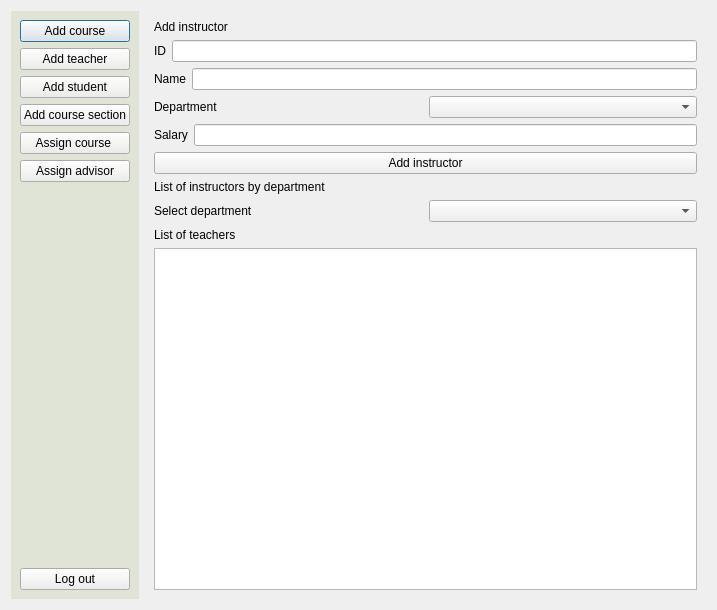
<?xml version="1.0" encoding="UTF-8"?>
<ui version="4.0">
 <class>Coordinator</class>
 <widget class="QDialog" name="Coordinator">
  <property name="geometry">
   <rect>
    <x>0</x>
    <y>0</y>
    <width>717</width>
    <height>610</height>
   </rect>
  </property>
  <property name="windowTitle">
   <string>Coordinator - Login System</string>
  </property>
  <layout class="QGridLayout" name="gridLayout_2">
   <item row="0" column="0">
    <layout class="QHBoxLayout" name="horizontalLayout_6">
     <item>
      <widget class="QFrame" name="frame">
       <property name="styleSheet">
        <string notr="true">background-color: rgb(223, 228, 215);</string>
       </property>
       <layout class="QVBoxLayout" name="tab">
        <item>
         <widget class="QPushButton" name="addCourseButton">
          <property name="styleSheet">
           <string notr="true">background-color: rgb(238, 238, 236);</string>
          </property>
          <property name="text">
           <string>Add course</string>
          </property>
         </widget>
        </item>
        <item>
         <widget class="QPushButton" name="addTeacherButton">
          <property name="styleSheet">
           <string notr="true">background-color: rgb(238, 238, 236);</string>
          </property>
          <property name="text">
           <string>Add teacher</string>
          </property>
         </widget>
        </item>
        <item>
         <widget class="QPushButton" name="addStudentButton">
          <property name="styleSheet">
           <string notr="true">background-color: rgb(238, 238, 236);</string>
          </property>
          <property name="text">
           <string>Add student</string>
          </property>
         </widget>
        </item>
        <item>
         <widget class="QPushButton" name="addCourseSection_2">
          <property name="styleSheet">
           <string notr="true">background-color: rgb(238, 238, 236);</string>
          </property>
          <property name="text">
           <string>Add course section</string>
          </property>
         </widget>
        </item>
        <item>
         <widget class="QPushButton" name="assignCourseButton">
          <property name="styleSheet">
           <string notr="true">background-color: rgb(238, 238, 236);</string>
          </property>
          <property name="text">
           <string>Assign course </string>
          </property>
         </widget>
        </item>
        <item>
         <widget class="QPushButton" name="advisorButton">
          <property name="styleSheet">
           <string notr="true">background-color: rgb(238, 238, 236);</string>
          </property>
          <property name="text">
           <string>Assign advisor</string>
          </property>
         </widget>
        </item>
        <item>
         <spacer name="verticalSpacer">
          <property name="orientation">
           <enum>Qt::Vertical</enum>
          </property>
          <property name="sizeHint" stdset="0">
           <size>
            <width>20</width>
            <height>40</height>
           </size>
          </property>
         </spacer>
        </item>
        <item>
         <widget class="QPushButton" name="logOutButton">
          <property name="styleSheet">
           <string notr="true">background-color: rgb(238, 238, 236);</string>
          </property>
          <property name="text">
           <string>Log out</string>
          </property>
         </widget>
        </item>
       </layout>
      </widget>
     </item>
     <item>
      <widget class="QStackedWidget" name="stackedWidget">
       <property name="styleSheet">
        <string notr="true"/>
       </property>
       <property name="currentIndex">
        <number>1</number>
       </property>
       <widget class="QWidget" name="addCoursePage">
        <layout class="QGridLayout" name="gridLayout">
         <item row="0" column="0">
          <layout class="QVBoxLayout" name="addCourseWindow">
           <item>
            <layout class="QVBoxLayout" name="verticalLayout_4">
             <item>
              <layout class="QVBoxLayout" name="verticalLayout_3">
               <item>
                <widget class="QLabel" name="label_5">
                 <property name="styleSheet">
                  <string notr="true">font: 16pt &quot;Ubuntu Condensed&quot;;</string>
                 </property>
                 <property name="text">
                  <string>Add new course</string>
                 </property>
                </widget>
               </item>
               <item>
                <layout class="QVBoxLayout" name="verticalLayout_2">
                 <item>
                  <layout class="QHBoxLayout" name="horizontalLayout">
                   <item>
                    <widget class="QLabel" name="courseID_label">
                     <property name="text">
                      <string>Course ID</string>
                     </property>
                    </widget>
                   </item>
                   <item>
                    <widget class="QLineEdit" name="courseIdLineEdit"/>
                   </item>
                  </layout>
                 </item>
                 <item>
                  <layout class="QHBoxLayout" name="horizontalLayout_2">
                   <item>
                    <widget class="QLabel" name="title_label">
                     <property name="text">
                      <string>title</string>
                     </property>
                    </widget>
                   </item>
                   <item>
                    <widget class="QLineEdit" name="titleLineEdit"/>
                   </item>
                  </layout>
                 </item>
                 <item>
                  <layout class="QHBoxLayout" name="horizontalLayout_3">
                   <item>
                    <widget class="QLabel" name="dept_label">
                     <property name="text">
                      <string>department</string>
                     </property>
                    </widget>
                   </item>
                   <item>
                    <widget class="QComboBox" name="deptComboBox"/>
                   </item>
                  </layout>
                 </item>
                 <item>
                  <layout class="QHBoxLayout" name="horizontalLayout_4">
                   <item>
                    <widget class="QLabel" name="credits_label">
                     <property name="text">
                      <string>credits</string>
                     </property>
                    </widget>
                   </item>
                   <item>
                    <widget class="QLineEdit" name="creditsLineEdit"/>
                   </item>
                  </layout>
                 </item>
                </layout>
               </item>
              </layout>
             </item>
             <item>
              <widget class="QPushButton" name="addNewCourseButton">
               <property name="text">
                <string>Add course</string>
               </property>
              </widget>
             </item>
            </layout>
           </item>
           <item>
            <layout class="QVBoxLayout" name="verticalLayout_7">
             <item>
              <widget class="QLabel" name="label_6">
               <property name="styleSheet">
                <string notr="true">font: 16pt &quot;Ubuntu Condensed&quot;;</string>
               </property>
               <property name="text">
                <string>List of courses by department</string>
               </property>
              </widget>
             </item>
             <item>
              <layout class="QVBoxLayout" name="verticalLayout_6">
               <item>
                <layout class="QHBoxLayout" name="horizontalLayout_5">
                 <item>
                  <widget class="QLabel" name="label_7">
                   <property name="text">
                    <string>Select department</string>
                   </property>
                  </widget>
                 </item>
                 <item>
                  <widget class="QComboBox" name="selectDeptComboBox"/>
                 </item>
                </layout>
               </item>
               <item>
                <layout class="QVBoxLayout" name="verticalLayout_5">
                 <item>
                  <widget class="QLabel" name="label_8">
                   <property name="text">
                    <string>List of courses</string>
                   </property>
                  </widget>
                 </item>
                 <item>
                  <widget class="QTableView" name="listOfCourses"/>
                 </item>
                </layout>
               </item>
              </layout>
             </item>
            </layout>
           </item>
          </layout>
         </item>
        </layout>
       </widget>
       <widget class="QWidget" name="addTeacherPage">
        <layout class="QGridLayout" name="gridLayout_4">
         <item row="0" column="0">
          <layout class="QVBoxLayout" name="verticalLayout_13">
           <item>
            <layout class="QVBoxLayout" name="verticalLayout_9">
             <item>
              <layout class="QVBoxLayout" name="verticalLayout_8">
               <item>
                <widget class="QLabel" name="label_9">
                 <property name="styleSheet">
                  <string notr="true">font: 16pt &quot;Ubuntu Condensed&quot;;</string>
                 </property>
                 <property name="text">
                  <string>Add instructor</string>
                 </property>
                </widget>
               </item>
               <item>
                <layout class="QVBoxLayout" name="verticalLayout">
                 <item>
                  <layout class="QHBoxLayout" name="horizontalLayout_7">
                   <item>
                    <widget class="QLabel" name="i_idLabel">
                     <property name="text">
                      <string>ID</string>
                     </property>
                    </widget>
                   </item>
                   <item>
                    <widget class="QLineEdit" name="i_idLineEdit"/>
                   </item>
                  </layout>
                 </item>
                 <item>
                  <layout class="QHBoxLayout" name="horizontalLayout_8">
                   <item>
                    <widget class="QLabel" name="i_nameLabel">
                     <property name="text">
                      <string>Name</string>
                     </property>
                    </widget>
                   </item>
                   <item>
                    <widget class="QLineEdit" name="i_nameLineEdit"/>
                   </item>
                  </layout>
                 </item>
                 <item>
                  <layout class="QHBoxLayout" name="horizontalLayout_9">
                   <item>
                    <widget class="QLabel" name="i_deptLabel">
                     <property name="text">
                      <string>Department</string>
                     </property>
                    </widget>
                   </item>
                   <item>
                    <widget class="QComboBox" name="instDeptComboBox"/>
                   </item>
                  </layout>
                 </item>
                 <item>
                  <layout class="QHBoxLayout" name="horizontalLayout_10">
                   <item>
                    <widget class="QLabel" name="salaryLabel">
                     <property name="text">
                      <string>Salary</string>
                     </property>
                    </widget>
                   </item>
                   <item>
                    <widget class="QLineEdit" name="salaryLineEdit"/>
                   </item>
                  </layout>
                 </item>
                </layout>
               </item>
              </layout>
             </item>
             <item>
              <widget class="QPushButton" name="addNewInstrButton">
               <property name="text">
                <string>Add instructor</string>
               </property>
              </widget>
             </item>
            </layout>
           </item>
           <item>
            <layout class="QVBoxLayout" name="verticalLayout_10">
             <item>
              <widget class="QLabel" name="label_16">
               <property name="styleSheet">
                <string notr="true">font: 16pt &quot;Ubuntu Condensed&quot;;</string>
               </property>
               <property name="text">
                <string>List of instructors by department</string>
               </property>
              </widget>
             </item>
             <item>
              <layout class="QVBoxLayout" name="verticalLayout_11">
               <item>
                <layout class="QHBoxLayout" name="horizontalLayout_11">
                 <item>
                  <widget class="QLabel" name="label_17">
                   <property name="text">
                    <string>Select department</string>
                   </property>
                  </widget>
                 </item>
                 <item>
                  <widget class="QComboBox" name="selectInstDeptComboBox"/>
                 </item>
                </layout>
               </item>
               <item>
                <layout class="QVBoxLayout" name="verticalLayout_12">
                 <item>
                  <widget class="QLabel" name="label_18">
                   <property name="text">
                    <string>List of teachers</string>
                   </property>
                  </widget>
                 </item>
                 <item>
                  <widget class="QTableView" name="listOfTeachers"/>
                 </item>
                </layout>
               </item>
              </layout>
             </item>
            </layout>
           </item>
          </layout>
         </item>
        </layout>
       </widget>
       <widget class="QWidget" name="addStudentPage">
        <layout class="QGridLayout" name="gridLayout_5">
         <item row="0" column="0">
          <layout class="QVBoxLayout" name="verticalLayout_14">
           <item>
            <layout class="QVBoxLayout" name="verticalLayout_15">
             <item>
              <layout class="QVBoxLayout" name="verticalLayout_16">
               <item>
                <widget class="QLabel" name="label_14">
                 <property name="styleSheet">
                  <string notr="true">font: 16pt &quot;Ubuntu Condensed&quot;;</string>
                 </property>
                 <property name="text">
                  <string>Add student</string>
                 </property>
                </widget>
               </item>
               <item>
                <layout class="QVBoxLayout" name="verticalLayout_17">
                 <item>
                  <layout class="QHBoxLayout" name="horizontalLayout_12">
                   <item>
                    <widget class="QLabel" name="s_idLabel">
                     <property name="text">
                      <string>ID</string>
                     </property>
                    </widget>
                   </item>
                   <item>
                    <widget class="QLineEdit" name="s_idLineEdit"/>
                   </item>
                  </layout>
                 </item>
                 <item>
                  <layout class="QHBoxLayout" name="horizontalLayout_13">
                   <item>
                    <widget class="QLabel" name="s_nameLabel">
                     <property name="text">
                      <string>Name</string>
                     </property>
                    </widget>
                   </item>
                   <item>
                    <widget class="QLineEdit" name="s_nameLineEdit"/>
                   </item>
                  </layout>
                 </item>
                 <item>
                  <layout class="QHBoxLayout" name="horizontalLayout_14">
                   <item>
                    <widget class="QLabel" name="s_deptLabel">
                     <property name="text">
                      <string>Department</string>
                     </property>
                    </widget>
                   </item>
                   <item>
                    <widget class="QComboBox" name="s_deptComboBox"/>
                   </item>
                  </layout>
                 </item>
                 <item>
                  <layout class="QHBoxLayout" name="horizontalLayout_15"/>
                 </item>
                </layout>
               </item>
              </layout>
             </item>
             <item>
              <widget class="QPushButton" name="addNewStudentButton">
               <property name="text">
                <string>Add student</string>
               </property>
              </widget>
             </item>
            </layout>
           </item>
           <item>
            <layout class="QVBoxLayout" name="verticalLayout_18">
             <item>
              <widget class="QLabel" name="label_22">
               <property name="styleSheet">
                <string notr="true">font: 16pt &quot;Ubuntu Condensed&quot;;</string>
               </property>
               <property name="text">
                <string>List of students by department</string>
               </property>
              </widget>
             </item>
             <item>
              <layout class="QVBoxLayout" name="verticalLayout_19">
               <item>
                <layout class="QHBoxLayout" name="horizontalLayout_16">
                 <item>
                  <widget class="QLabel" name="label_23">
                   <property name="text">
                    <string>Select department</string>
                   </property>
                  </widget>
                 </item>
                 <item>
                  <widget class="QComboBox" name="s_selectDeptComboBox"/>
                 </item>
                </layout>
               </item>
               <item>
                <layout class="QVBoxLayout" name="verticalLayout_20">
                 <item>
                  <widget class="QLabel" name="label_24">
                   <property name="text">
                    <string>List of students</string>
                   </property>
                  </widget>
                 </item>
                 <item>
                  <widget class="QTableView" name="listOfStudents"/>
                 </item>
                </layout>
               </item>
              </layout>
             </item>
            </layout>
           </item>
          </layout>
         </item>
        </layout>
       </widget>
       <widget class="QWidget" name="addCourseSectionPage">
        <layout class="QGridLayout" name="gridLayout_6">
         <item row="0" column="0">
          <layout class="QVBoxLayout" name="verticalLayout_21">
           <item>
            <layout class="QVBoxLayout" name="verticalLayout_22">
             <item alignment="Qt::AlignHCenter">
              <widget class="QLabel" name="label_21">
               <property name="styleSheet">
                <string notr="true">font: 18pt &quot;Ubuntu Condensed&quot;;</string>
               </property>
               <property name="text">
                <string>Add course section</string>
               </property>
              </widget>
             </item>
             <item>
              <layout class="QVBoxLayout" name="verticalLayout_23">
               <item>
                <layout class="QHBoxLayout" name="horizontalLayout_17">
                 <item>
                  <widget class="QLabel" name="label_25">
                   <property name="text">
                    <string>CourseID</string>
                   </property>
                  </widget>
                 </item>
                 <item>
                  <widget class="QComboBox" name="sec_idComboBox"/>
                 </item>
                </layout>
               </item>
               <item>
                <layout class="QHBoxLayout" name="horizontalLayout_18">
                 <item>
                  <widget class="QLabel" name="sec_secIdLabel">
                   <property name="text">
                    <string>SecID</string>
                   </property>
                  </widget>
                 </item>
                 <item>
                  <widget class="QLineEdit" name="sec_secIdLineEdit"/>
                 </item>
                </layout>
               </item>
               <item>
                <layout class="QHBoxLayout" name="horizontalLayout_19">
                 <item>
                  <widget class="QLabel" name="sec_semesterLabel">
                   <property name="text">
                    <string>Semester</string>
                   </property>
                  </widget>
                 </item>
                 <item>
                  <widget class="QComboBox" name="sec_semesterComboBox">
                   <item>
                    <property name="text">
                     <string>Spring</string>
                    </property>
                   </item>
                   <item>
                    <property name="text">
                     <string>Fall</string>
                    </property>
                   </item>
                  </widget>
                 </item>
                </layout>
               </item>
               <item>
                <layout class="QHBoxLayout" name="horizontalLayout_21">
                 <item>
                  <widget class="QLabel" name="sec_yearLabel">
                   <property name="text">
                    <string>Year</string>
                   </property>
                  </widget>
                 </item>
                 <item>
                  <widget class="QLineEdit" name="sec_yearLineEdit"/>
                 </item>
                </layout>
               </item>
               <item>
                <layout class="QHBoxLayout" name="horizontalLayout_22">
                 <item>
                  <widget class="QLabel" name="label_29">
                   <property name="text">
                    <string>Building</string>
                   </property>
                  </widget>
                 </item>
                 <item>
                  <widget class="QComboBox" name="sec_buidingComboBox"/>
                 </item>
                </layout>
               </item>
               <item>
                <layout class="QHBoxLayout" name="horizontalLayout_23">
                 <item>
                  <widget class="QLabel" name="label_30">
                   <property name="text">
                    <string>Room number</string>
                   </property>
                  </widget>
                 </item>
                 <item>
                  <widget class="QComboBox" name="sec_roomComboBox"/>
                 </item>
                </layout>
               </item>
               <item>
                <layout class="QHBoxLayout" name="horizontalLayout_24">
                 <item>
                  <widget class="QLabel" name="label_31">
                   <property name="text">
                    <string>TimeSlotID</string>
                   </property>
                  </widget>
                 </item>
                 <item>
                  <widget class="QComboBox" name="sec_timeSlotComboBox"/>
                 </item>
                </layout>
               </item>
               <item>
                <layout class="QHBoxLayout" name="horizontalLayout_20"/>
               </item>
              </layout>
             </item>
            </layout>
           </item>
           <item>
            <widget class="QPushButton" name="addNewCourseSectionButton">
             <property name="text">
              <string>Add course section</string>
             </property>
            </widget>
           </item>
           <item>
            <widget class="QWidget" name="widget" native="true">
             <layout class="QGridLayout" name="gridLayout_7">
              <item row="1" column="0">
               <layout class="QVBoxLayout" name="verticalLayout_25">
                <item>
                 <layout class="QHBoxLayout" name="horizontalLayout_27">
                  <item>
                   <layout class="QHBoxLayout" name="horizontalLayout_25"/>
                  </item>
                  <item>
                   <layout class="QHBoxLayout" name="horizontalLayout_26">
                    <item>
                     <widget class="QLabel" name="label_33">
                      <property name="text">
                       <string>Year</string>
                      </property>
                     </widget>
                    </item>
                    <item>
                     <widget class="QComboBox" name="yearComboBox"/>
                    </item>
                   </layout>
                  </item>
                 </layout>
                </item>
                <item>
                 <layout class="QVBoxLayout" name="verticalLayout_24">
                  <item>
                   <widget class="QLabel" name="label_34">
                    <property name="text">
                     <string>List of sections</string>
                    </property>
                   </widget>
                  </item>
                  <item>
                   <widget class="QTableView" name="listOfSections"/>
                  </item>
                 </layout>
                </item>
               </layout>
              </item>
              <item row="0" column="0" alignment="Qt::AlignHCenter">
               <widget class="QLabel" name="label_35">
                <property name="styleSheet">
                 <string notr="true">font: 18pt &quot;Ubuntu Condensed&quot;;</string>
                </property>
                <property name="text">
                 <string>Display section</string>
                </property>
               </widget>
              </item>
             </layout>
            </widget>
           </item>
          </layout>
         </item>
        </layout>
       </widget>
       <widget class="QWidget" name="assignCoursePage">
        <layout class="QGridLayout" name="gridLayout_8">
         <item row="0" column="0">
          <layout class="QVBoxLayout" name="verticalLayout_29">
           <item>
            <layout class="QVBoxLayout" name="verticalLayout_26">
             <item alignment="Qt::AlignHCenter">
              <widget class="QLabel" name="label_36">
               <property name="styleSheet">
                <string notr="true">font: 18pt &quot;Ubuntu Condensed&quot;;</string>
               </property>
               <property name="text">
                <string>Assign course to instructor</string>
               </property>
              </widget>
             </item>
             <item>
              <layout class="QVBoxLayout" name="verticalLayout_27">
               <item>
                <layout class="QHBoxLayout" name="horizontalLayout_36">
                 <item>
                  <widget class="QLabel" name="label_44">
                   <property name="text">
                    <string>InstructorID</string>
                   </property>
                  </widget>
                 </item>
                 <item>
                  <widget class="QComboBox" name="assign_idComboBox"/>
                 </item>
                </layout>
               </item>
               <item>
                <layout class="QHBoxLayout" name="horizontalLayout_28">
                 <item>
                  <widget class="QLabel" name="label_37">
                   <property name="text">
                    <string>CourseID</string>
                   </property>
                  </widget>
                 </item>
                 <item>
                  <widget class="QComboBox" name="assign_courseComboBox"/>
                 </item>
                </layout>
               </item>
               <item>
                <layout class="QHBoxLayout" name="horizontalLayout_29">
                 <item>
                  <widget class="QLabel" name="label_38">
                   <property name="text">
                    <string>SecID</string>
                   </property>
                  </widget>
                 </item>
                 <item>
                  <widget class="QComboBox" name="assign_secIdComboBox"/>
                 </item>
                </layout>
               </item>
               <item>
                <layout class="QHBoxLayout" name="horizontalLayout_30">
                 <item>
                  <widget class="QLabel" name="label_39">
                   <property name="text">
                    <string>Semester</string>
                   </property>
                  </widget>
                 </item>
                 <item>
                  <widget class="QComboBox" name="assign_semesterComboBox"/>
                 </item>
                </layout>
               </item>
               <item>
                <layout class="QHBoxLayout" name="horizontalLayout_31">
                 <item>
                  <widget class="QLabel" name="label_40">
                   <property name="text">
                    <string>Year</string>
                   </property>
                  </widget>
                 </item>
                 <item>
                  <widget class="QComboBox" name="assign_yearComboBox"/>
                 </item>
                </layout>
               </item>
               <item>
                <widget class="QPushButton" name="assignPushButton">
                 <property name="text">
                  <string>Assign</string>
                 </property>
                </widget>
               </item>
               <item>
                <layout class="QHBoxLayout" name="horizontalLayout_35"/>
               </item>
              </layout>
             </item>
            </layout>
           </item>
           <item>
            <layout class="QVBoxLayout" name="verticalLayout_28">
             <item alignment="Qt::AlignHCenter">
              <widget class="QLabel" name="label_41">
               <property name="styleSheet">
                <string notr="true">font: 18pt &quot;Ubuntu Condensed&quot;;</string>
               </property>
               <property name="text">
                <string>list of teachers and their courses</string>
               </property>
              </widget>
             </item>
             <item>
              <layout class="QHBoxLayout" name="horizontalLayout_32">
               <item>
                <widget class="QLabel" name="label_42">
                 <property name="text">
                  <string>Year</string>
                 </property>
                </widget>
               </item>
               <item>
                <widget class="QComboBox" name="select_yearComboBox">
                 <item>
                  <property name="text">
                   <string>all</string>
                  </property>
                 </item>
                </widget>
               </item>
              </layout>
             </item>
             <item>
              <widget class="QTableView" name="listOfCourseAssigned"/>
             </item>
            </layout>
           </item>
          </layout>
         </item>
        </layout>
       </widget>
       <widget class="QWidget" name="assignAdvisorPage">
        <layout class="QGridLayout" name="gridLayout_9">
         <item row="0" column="0">
          <layout class="QVBoxLayout" name="verticalLayout_35">
           <item alignment="Qt::AlignHCenter">
            <widget class="QLabel" name="label_50">
             <property name="styleSheet">
              <string notr="true">font: 18pt &quot;Ubuntu Condensed&quot;;</string>
             </property>
             <property name="text">
              <string>Assign advisor to student</string>
             </property>
            </widget>
           </item>
           <item>
            <layout class="QHBoxLayout" name="horizontalLayout_33">
             <item>
              <widget class="QLabel" name="label_43">
               <property name="text">
                <string>Department</string>
               </property>
              </widget>
             </item>
             <item>
              <widget class="QComboBox" name="advisor_deptComboBox"/>
             </item>
            </layout>
           </item>
           <item>
            <layout class="QHBoxLayout" name="horizontalLayout_38">
             <item>
              <spacer name="horizontalSpacer_2">
               <property name="orientation">
                <enum>Qt::Horizontal</enum>
               </property>
               <property name="sizeHint" stdset="0">
                <size>
                 <width>40</width>
                 <height>20</height>
                </size>
               </property>
              </spacer>
             </item>
             <item>
              <layout class="QVBoxLayout" name="verticalLayout_31">
               <item>
                <layout class="QVBoxLayout" name="verticalLayout_30">
                 <item>
                  <layout class="QHBoxLayout" name="horizontalLayout_34">
                   <item>
                    <widget class="QLabel" name="label_45">
                     <property name="text">
                      <string>instructorID</string>
                     </property>
                    </widget>
                   </item>
                   <item>
                    <widget class="QComboBox" name="advisor_insIDComboBox"/>
                   </item>
                  </layout>
                 </item>
                </layout>
               </item>
               <item>
                <widget class="QLabel" name="ins_idLabel">
                 <property name="text">
                  <string>instructorName[+]</string>
                 </property>
                </widget>
               </item>
              </layout>
             </item>
             <item>
              <spacer name="horizontalSpacer">
               <property name="orientation">
                <enum>Qt::Horizontal</enum>
               </property>
               <property name="sizeHint" stdset="0">
                <size>
                 <width>40</width>
                 <height>20</height>
                </size>
               </property>
              </spacer>
             </item>
             <item>
              <layout class="QVBoxLayout" name="verticalLayout_32">
               <item>
                <layout class="QVBoxLayout" name="verticalLayout_33">
                 <item>
                  <layout class="QHBoxLayout" name="horizontalLayout_37">
                   <item>
                    <widget class="QLabel" name="label_47">
                     <property name="text">
                      <string>studentID</string>
                     </property>
                    </widget>
                   </item>
                   <item>
                    <widget class="QComboBox" name="advisor_sID_ComboBox"/>
                   </item>
                  </layout>
                 </item>
                </layout>
               </item>
               <item>
                <widget class="QLabel" name="std_Label">
                 <property name="text">
                  <string>instructorName[+]</string>
                 </property>
                </widget>
               </item>
              </layout>
             </item>
             <item>
              <spacer name="horizontalSpacer_3">
               <property name="orientation">
                <enum>Qt::Horizontal</enum>
               </property>
               <property name="sizeHint" stdset="0">
                <size>
                 <width>40</width>
                 <height>20</height>
                </size>
               </property>
              </spacer>
             </item>
            </layout>
           </item>
           <item>
            <widget class="QPushButton" name="advisorpushButton">
             <property name="text">
              <string>Assign</string>
             </property>
            </widget>
           </item>
           <item>
            <layout class="QVBoxLayout" name="verticalLayout_34">
             <item>
              <widget class="QLabel" name="label_49">
               <property name="styleSheet">
                <string notr="true">font: 18pt &quot;Ubuntu Condensed&quot;;</string>
               </property>
               <property name="text">
                <string>List of students advised by the instructor</string>
               </property>
              </widget>
             </item>
             <item>
              <widget class="QTableView" name="listOfStudentssAdvised"/>
             </item>
            </layout>
           </item>
          </layout>
         </item>
        </layout>
       </widget>
      </widget>
     </item>
    </layout>
   </item>
  </layout>
 </widget>
 <resources/>
 <connections/>
</ui>
